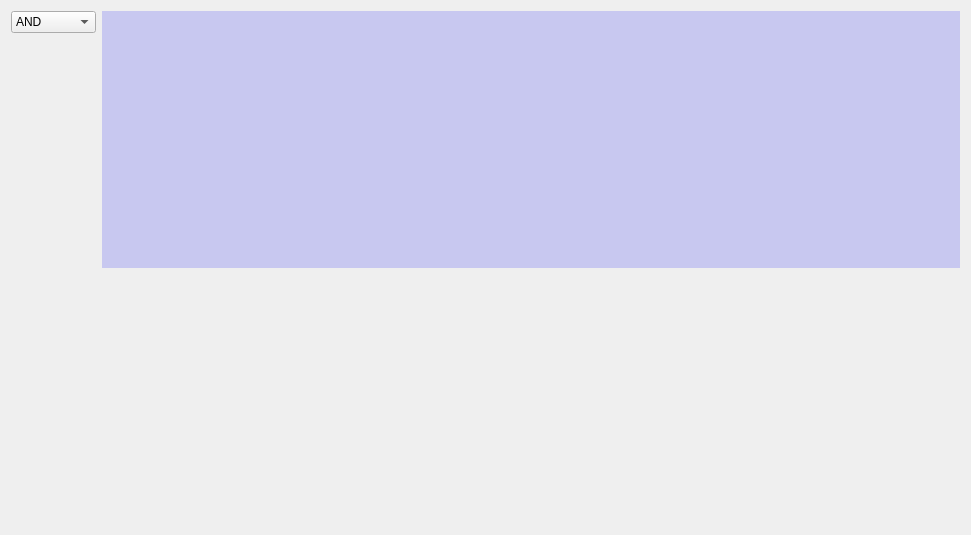
<?xml version="1.0" encoding="UTF-8"?>
<ui version="4.0">
 <class>QueryExpr</class>
 <widget class="QWidget" name="QueryExpr">
  <property name="geometry">
   <rect>
    <x>0</x>
    <y>0</y>
    <width>971</width>
    <height>535</height>
   </rect>
  </property>
  <property name="windowTitle">
   <string>Form</string>
  </property>
  <layout class="QHBoxLayout" name="horizontalLayout_2">
   <item>
    <layout class="QHBoxLayout" name="horizontalLayout">
     <item>
      <layout class="QVBoxLayout" name="verticalLayout_2">
       <item>
        <widget class="QComboBox" name="operation">
         <property name="sizePolicy">
          <sizepolicy hsizetype="Fixed" vsizetype="Fixed">
           <horstretch>0</horstretch>
           <verstretch>0</verstretch>
          </sizepolicy>
         </property>
         <property name="maximumSize">
          <size>
           <width>100</width>
           <height>16777215</height>
          </size>
         </property>
         <item>
          <property name="text">
           <string>AND</string>
          </property>
         </item>
         <item>
          <property name="text">
           <string>AND NOT</string>
          </property>
         </item>
         <item>
          <property name="text">
           <string>OR</string>
          </property>
         </item>
        </widget>
       </item>
       <item>
        <spacer name="verticalSpacer">
         <property name="orientation">
          <enum>Qt::Vertical</enum>
         </property>
         <property name="sizeHint" stdset="0">
          <size>
           <width>20</width>
           <height>40</height>
          </size>
         </property>
        </spacer>
       </item>
      </layout>
     </item>
     <item>
      <layout class="QVBoxLayout" name="termsLayout">
       <item>
        <widget class="QueryTerm" name="term" native="true">
         <property name="sizePolicy">
          <sizepolicy hsizetype="Expanding" vsizetype="Expanding">
           <horstretch>0</horstretch>
           <verstretch>0</verstretch>
          </sizepolicy>
         </property>
         <property name="minimumSize">
          <size>
           <width>600</width>
           <height>0</height>
          </size>
         </property>
         <property name="autoFillBackground">
          <bool>false</bool>
         </property>
         <property name="styleSheet">
          <string notr="true">background: rgb(200, 200, 240)</string>
         </property>
        </widget>
       </item>
       <item>
        <spacer name="verticalSpacer_2">
         <property name="orientation">
          <enum>Qt::Vertical</enum>
         </property>
         <property name="sizeHint" stdset="0">
          <size>
           <width>20</width>
           <height>40</height>
          </size>
         </property>
        </spacer>
       </item>
      </layout>
     </item>
    </layout>
   </item>
  </layout>
 </widget>
 <customwidgets>
  <customwidget>
   <class>QueryTerm</class>
   <extends>QWidget</extends>
   <header>queryterm.h</header>
   <container>1</container>
  </customwidget>
 </customwidgets>
 <resources/>
 <connections/>
</ui>
